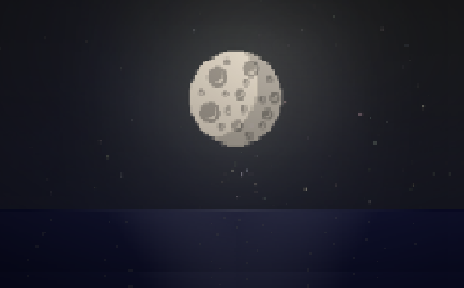

This is a level from a 2D game, rendered from its Tiled map with the project's own tilesets. A one-line summary and the complete map file follow:
An orthogonal 29x18 tile map with 16x16 px tiles, 5 tile layers (Back, Buildings, Paths, Front, ...).

<map version="1.10" tiledversion="1.10.2" orientation="orthogonal" renderorder="right-down" width="29" height="18" tilewidth="16" tileheight="16" infinite="0" nextlayerid="11" nextobjectid="1">
 <tileset firstgid="1" name="HaleyBiggerSky" tilewidth="16" tileheight="16" tilecount="476" columns="28">
  <image source="HaleyBiggerSky.png" width="458" height="286" />
 </tileset>
 <layer id="1" name="Back" width="29" height="18">
  <data encoding="csv">
1,2,3,4,5,6,7,8,9,10,11,12,13,14,15,16,17,18,19,20,21,22,23,24,25,26,27,28,28,
29,30,31,32,33,34,35,36,37,38,39,40,41,42,43,44,45,46,47,48,49,50,51,52,53,54,55,56,56,
57,58,59,60,61,62,63,64,65,66,67,68,69,70,71,72,73,74,75,76,77,78,79,80,81,82,83,84,84,
85,86,87,88,89,90,91,92,93,94,95,96,97,98,99,100,101,102,103,104,105,106,107,108,109,110,111,112,112,
113,114,115,116,117,118,119,120,121,122,123,124,125,126,127,128,129,130,131,132,133,134,135,136,137,138,139,140,140,
141,142,143,144,145,146,147,148,149,150,151,152,153,154,155,156,157,158,159,160,161,162,163,164,165,166,167,168,168,
169,170,171,172,173,174,175,176,177,178,179,180,181,182,183,184,185,186,187,188,189,190,191,192,193,194,195,196,196,
197,198,199,200,201,202,203,204,205,206,207,208,209,210,211,212,213,214,215,216,217,218,219,220,221,222,223,224,224,
225,226,227,228,229,230,231,232,233,234,235,236,237,238,239,240,241,242,243,244,245,246,247,248,249,250,251,252,252,
253,254,255,256,257,258,259,260,261,262,263,264,265,266,267,268,269,270,271,272,273,274,275,276,277,278,279,280,280,
281,282,283,284,285,286,287,288,289,290,291,292,293,294,295,296,297,298,299,300,301,302,303,304,305,306,307,308,308,
309,310,311,312,313,314,315,316,317,318,319,320,321,322,323,324,325,326,327,328,329,330,331,332,333,334,335,336,336,
337,338,339,340,341,342,343,344,345,346,347,348,349,350,351,352,353,354,355,356,357,358,359,360,361,362,363,364,364,
365,366,367,368,369,370,371,372,373,374,375,376,377,378,379,380,381,382,383,384,385,386,387,388,389,390,391,392,392,
393,394,395,396,397,398,399,400,401,402,403,404,405,406,407,408,409,410,411,412,413,414,415,416,417,418,419,420,420,
421,422,423,424,425,426,427,428,429,430,431,432,433,434,435,436,437,438,439,440,441,442,443,444,445,446,447,448,448,
449,450,451,452,453,454,455,456,457,458,459,460,461,462,463,464,465,466,467,468,469,470,471,472,473,474,475,476,476,
449,450,451,452,453,454,455,456,457,458,459,460,461,462,463,464,465,466,467,468,469,470,471,472,473,474,475,476,476
</data>
 </layer>
 <objectgroup id="2" name="Back" />
 <layer id="3" name="Buildings" width="29" height="18">
  <data encoding="csv">
0,0,0,0,0,0,0,0,0,0,0,0,0,0,0,0,0,0,0,0,0,0,0,0,0,0,0,0,0,
0,0,0,0,0,0,0,0,0,0,0,0,0,0,0,0,0,0,0,0,0,0,0,0,0,0,0,0,0,
0,0,0,0,0,0,0,0,0,0,0,0,0,0,0,0,0,0,0,0,0,0,0,0,0,0,0,0,0,
0,0,0,0,0,0,0,0,0,0,0,0,0,0,0,0,0,0,0,0,0,0,0,0,0,0,0,0,0,
0,0,0,0,0,0,0,0,0,0,0,0,0,0,0,0,0,0,0,0,0,0,0,0,0,0,0,0,0,
0,0,0,0,0,0,0,0,0,0,0,0,0,0,0,0,0,0,0,0,0,0,0,0,0,0,0,0,0,
0,0,0,0,0,0,0,0,0,0,0,0,0,0,0,0,0,0,0,0,0,0,0,0,0,0,0,0,0,
0,0,0,0,0,0,0,0,0,0,0,0,0,0,0,0,0,0,0,0,0,0,0,0,0,0,0,0,0,
0,0,0,0,0,0,0,0,0,0,0,0,0,0,0,0,0,0,0,0,0,0,0,0,0,0,0,0,0,
0,0,0,0,0,0,0,0,0,0,0,0,0,0,0,0,0,0,0,0,0,0,0,0,0,0,0,0,0,
0,0,0,0,0,0,0,0,0,0,0,0,0,0,0,0,0,0,0,0,0,0,0,0,0,0,0,0,0,
0,0,0,0,0,0,0,0,0,0,0,0,0,0,0,0,0,0,0,0,0,0,0,0,0,0,0,0,0,
0,0,0,0,0,0,0,0,0,0,0,0,0,0,0,0,0,0,0,0,0,0,0,0,0,0,0,0,0,
0,0,0,0,0,0,0,0,0,0,0,0,0,0,0,0,0,0,0,0,0,0,0,0,0,0,0,0,0,
0,0,0,0,0,0,0,0,0,0,0,0,0,0,0,0,0,0,0,0,0,0,0,0,0,0,0,0,0,
0,0,0,0,0,0,0,0,0,0,0,0,0,0,0,0,0,0,0,0,0,0,0,0,0,0,0,0,0,
0,0,0,0,0,0,0,0,0,0,0,0,0,0,0,0,0,0,0,0,0,0,0,0,0,0,0,0,0,
0,0,0,0,0,0,0,0,0,0,0,0,0,0,0,0,0,0,0,0,0,0,0,0,0,0,0,0,0
</data>
 </layer>
 <objectgroup id="4" name="Buildings" />
 <layer id="5" name="Paths" width="29" height="18">
  <data encoding="csv">
0,0,0,0,0,0,0,0,0,0,0,0,0,0,0,0,0,0,0,0,0,0,0,0,0,0,0,0,0,
0,0,0,0,0,0,0,0,0,0,0,0,0,0,0,0,0,0,0,0,0,0,0,0,0,0,0,0,0,
0,0,0,0,0,0,0,0,0,0,0,0,0,0,0,0,0,0,0,0,0,0,0,0,0,0,0,0,0,
0,0,0,0,0,0,0,0,0,0,0,0,0,0,0,0,0,0,0,0,0,0,0,0,0,0,0,0,0,
0,0,0,0,0,0,0,0,0,0,0,0,0,0,0,0,0,0,0,0,0,0,0,0,0,0,0,0,0,
0,0,0,0,0,0,0,0,0,0,0,0,0,0,0,0,0,0,0,0,0,0,0,0,0,0,0,0,0,
0,0,0,0,0,0,0,0,0,0,0,0,0,0,0,0,0,0,0,0,0,0,0,0,0,0,0,0,0,
0,0,0,0,0,0,0,0,0,0,0,0,0,0,0,0,0,0,0,0,0,0,0,0,0,0,0,0,0,
0,0,0,0,0,0,0,0,0,0,0,0,0,0,0,0,0,0,0,0,0,0,0,0,0,0,0,0,0,
0,0,0,0,0,0,0,0,0,0,0,0,0,0,0,0,0,0,0,0,0,0,0,0,0,0,0,0,0,
0,0,0,0,0,0,0,0,0,0,0,0,0,0,0,0,0,0,0,0,0,0,0,0,0,0,0,0,0,
0,0,0,0,0,0,0,0,0,0,0,0,0,0,0,0,0,0,0,0,0,0,0,0,0,0,0,0,0,
0,0,0,0,0,0,0,0,0,0,0,0,0,0,0,0,0,0,0,0,0,0,0,0,0,0,0,0,0,
0,0,0,0,0,0,0,0,0,0,0,0,0,0,0,0,0,0,0,0,0,0,0,0,0,0,0,0,0,
0,0,0,0,0,0,0,0,0,0,0,0,0,0,0,0,0,0,0,0,0,0,0,0,0,0,0,0,0,
0,0,0,0,0,0,0,0,0,0,0,0,0,0,0,0,0,0,0,0,0,0,0,0,0,0,0,0,0,
0,0,0,0,0,0,0,0,0,0,0,0,0,0,0,0,0,0,0,0,0,0,0,0,0,0,0,0,0,
0,0,0,0,0,0,0,0,0,0,0,0,0,0,0,0,0,0,0,0,0,0,0,0,0,0,0,0,0
</data>
 </layer>
 <objectgroup id="6" name="Paths" />
 <layer id="7" name="Front" width="29" height="18">
  <data encoding="csv">
0,0,0,0,0,0,0,0,0,0,0,0,0,0,0,0,0,0,0,0,0,0,0,0,0,0,0,0,0,
0,0,0,0,0,0,0,0,0,0,0,0,0,0,0,0,0,0,0,0,0,0,0,0,0,0,0,0,0,
0,0,0,0,0,0,0,0,0,0,0,0,0,0,0,0,0,0,0,0,0,0,0,0,0,0,0,0,0,
0,0,0,0,0,0,0,0,0,0,0,0,0,0,0,0,0,0,0,0,0,0,0,0,0,0,0,0,0,
0,0,0,0,0,0,0,0,0,0,0,0,0,0,0,0,0,0,0,0,0,0,0,0,0,0,0,0,0,
0,0,0,0,0,0,0,0,0,0,0,0,0,0,0,0,0,0,0,0,0,0,0,0,0,0,0,0,0,
0,0,0,0,0,0,0,0,0,0,0,0,0,0,0,0,0,0,0,0,0,0,0,0,0,0,0,0,0,
0,0,0,0,0,0,0,0,0,0,0,0,0,0,0,0,0,0,0,0,0,0,0,0,0,0,0,0,0,
0,0,0,0,0,0,0,0,0,0,0,0,0,0,0,0,0,0,0,0,0,0,0,0,0,0,0,0,0,
0,0,0,0,0,0,0,0,0,0,0,0,0,0,0,0,0,0,0,0,0,0,0,0,0,0,0,0,0,
0,0,0,0,0,0,0,0,0,0,0,0,0,0,0,0,0,0,0,0,0,0,0,0,0,0,0,0,0,
0,0,0,0,0,0,0,0,0,0,0,0,0,0,0,0,0,0,0,0,0,0,0,0,0,0,0,0,0,
0,0,0,0,0,0,0,0,0,0,0,0,0,0,0,0,0,0,0,0,0,0,0,0,0,0,0,0,0,
0,0,0,0,0,0,0,0,0,0,0,0,0,0,0,0,0,0,0,0,0,0,0,0,0,0,0,0,0,
0,0,0,0,0,0,0,0,0,0,0,0,0,0,0,0,0,0,0,0,0,0,0,0,0,0,0,0,0,
0,0,0,0,0,0,0,0,0,0,0,0,0,0,0,0,0,0,0,0,0,0,0,0,0,0,0,0,0,
0,0,0,0,0,0,0,0,0,0,0,0,0,0,0,0,0,0,0,0,0,0,0,0,0,0,0,0,0,
0,0,0,0,0,0,0,0,0,0,0,0,0,0,0,0,0,0,0,0,0,0,0,0,0,0,0,0,0
</data>
 </layer>
 <objectgroup id="8" name="Front" />
 <layer id="9" name="AlwaysFront" width="29" height="18">
  <data encoding="csv">
0,0,0,0,0,0,0,0,0,0,0,0,0,0,0,0,0,0,0,0,0,0,0,0,0,0,0,0,0,
0,0,0,0,0,0,0,0,0,0,0,0,0,0,0,0,0,0,0,0,0,0,0,0,0,0,0,0,0,
0,0,0,0,0,0,0,0,0,0,0,0,0,0,0,0,0,0,0,0,0,0,0,0,0,0,0,0,0,
0,0,0,0,0,0,0,0,0,0,0,0,0,0,0,0,0,0,0,0,0,0,0,0,0,0,0,0,0,
0,0,0,0,0,0,0,0,0,0,0,0,0,0,0,0,0,0,0,0,0,0,0,0,0,0,0,0,0,
0,0,0,0,0,0,0,0,0,0,0,0,0,0,0,0,0,0,0,0,0,0,0,0,0,0,0,0,0,
0,0,0,0,0,0,0,0,0,0,0,0,0,0,0,0,0,0,0,0,0,0,0,0,0,0,0,0,0,
0,0,0,0,0,0,0,0,0,0,0,0,0,0,0,0,0,0,0,0,0,0,0,0,0,0,0,0,0,
0,0,0,0,0,0,0,0,0,0,0,0,0,0,0,0,0,0,0,0,0,0,0,0,0,0,0,0,0,
0,0,0,0,0,0,0,0,0,0,0,0,0,0,0,0,0,0,0,0,0,0,0,0,0,0,0,0,0,
0,0,0,0,0,0,0,0,0,0,0,0,0,0,0,0,0,0,0,0,0,0,0,0,0,0,0,0,0,
0,0,0,0,0,0,0,0,0,0,0,0,0,0,0,0,0,0,0,0,0,0,0,0,0,0,0,0,0,
0,0,0,0,0,0,0,0,0,0,0,0,0,0,0,0,0,0,0,0,0,0,0,0,0,0,0,0,0,
0,0,0,0,0,0,0,0,0,0,0,0,0,0,0,0,0,0,0,0,0,0,0,0,0,0,0,0,0,
0,0,0,0,0,0,0,0,0,0,0,0,0,0,0,0,0,0,0,0,0,0,0,0,0,0,0,0,0,
0,0,0,0,0,0,0,0,0,0,0,0,0,0,0,0,0,0,0,0,0,0,0,0,0,0,0,0,0,
0,0,0,0,0,0,0,0,0,0,0,0,0,0,0,0,0,0,0,0,0,0,0,0,0,0,0,0,0,
0,0,0,0,0,0,0,0,0,0,0,0,0,0,0,0,0,0,0,0,0,0,0,0,0,0,0,0,0
</data>
 </layer>
 <objectgroup id="10" name="AlwaysFront" />
</map>
